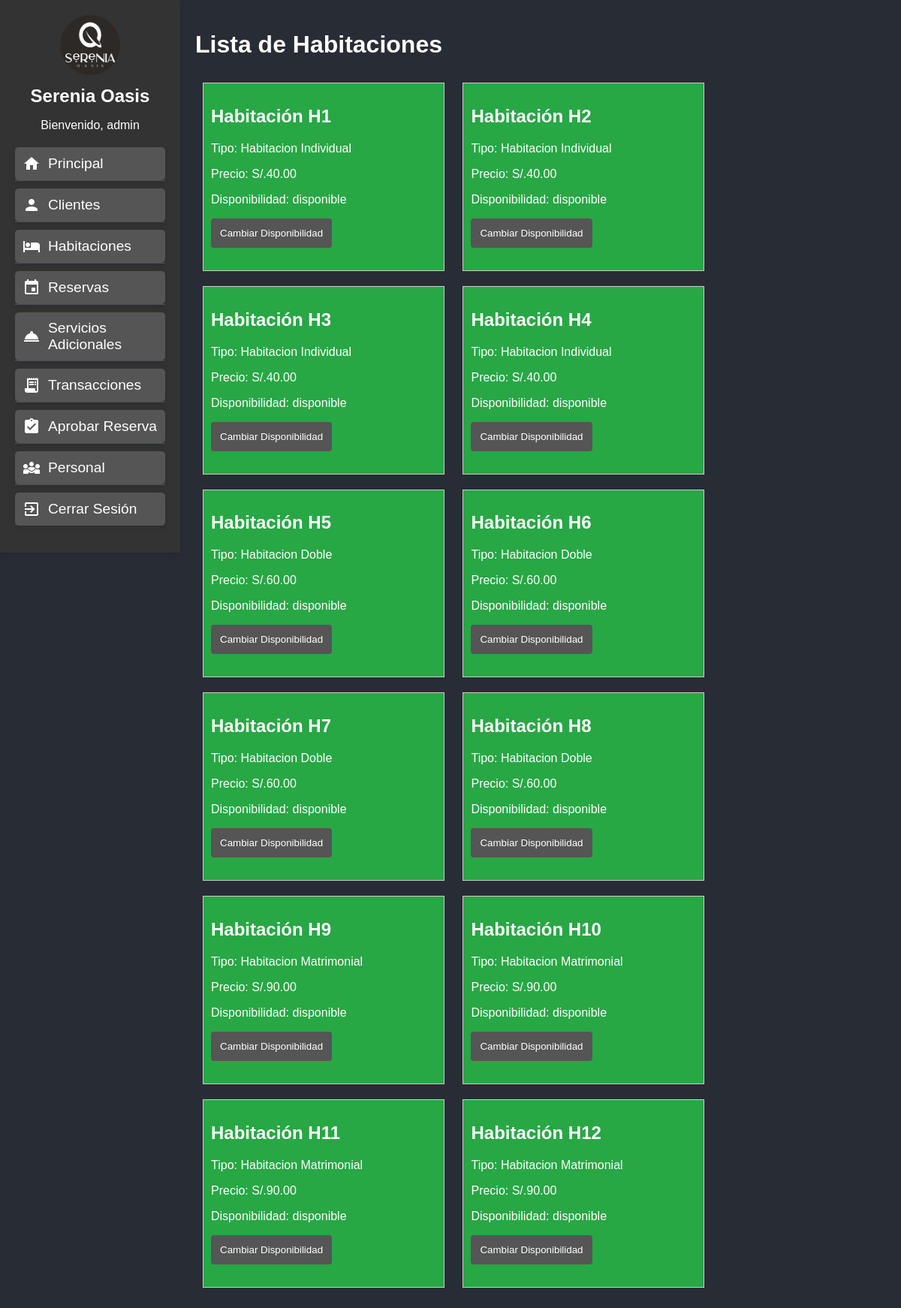
The app's page /indexHotel.php?page=habitacion (signed in) with its own data.
### tables this page shows
CREATE TABLE `habitaciones` (
  `habitaciones_id` int(11) NOT NULL,
  `numero_habitacion` varchar(50) DEFAULT NULL,
  `tipo_habitacion_id` int(11) DEFAULT NULL,
  `disponibilidad` varchar(50) DEFAULT NULL
);

CREATE TABLE `tipohabitacion` (
  `tipo_habitacion_id` int(11) NOT NULL,
  `nombre` varchar(255) DEFAULT NULL,
  `descripcion` varchar(255) DEFAULT NULL,
  `precio` decimal(10,2) DEFAULT NULL
);

### ControlHotel.php (called while the page is built, shortened)
<?php
require_once("cliente/modeloClientes.php");
require_once("personal/modeloPersonal.php");
require_once("habitacion/modeloHabitacion.php");
require_once("reserva/modeloReserva.php");
require_once("serviciosAdicionales/modeloServiciosAdicionales.php");
require_once("detalle/modeloDetalle.php");
class ClaseHotel{
    function __construct($db){
        $this->cn=mysqli_connect("localhost:3306","root","",$db);
        $this->clientes=new ClaseClientes($this->cn);
        $this->clientes->iniciarClientes();
        $this->personal=new ClasePersonal($this->cn);
        $this->personal->iniciarPersonal();
        $this->habitacion=new ClaseHabitacion($this->cn);
        $this->habitacion->iniciarHabitaciones();
        $this->reserva=new ClaseReserva($this->cn);
        $this->reserva->iniciarReserva();
        $this->serviciosAdicionales=new ClaseServicioAdicional($this->cn);
        $this->serviciosAdicionales->iniciarServiciosAdicionales();
        $this->detalleTransaccion=new ClaseDetalleTransaccion($this->cn);
        $this->detalleTransaccion->iniciarDetalleTransaccion();
    }
}
?>

### cliente/modeloClientes.php (called while the page is built, shortened)
<?php
class ClaseClientes {
    public $cn;
    function __construct($xcn) {
        $this->cn = $xcn;
    }
    function iniciarClientes() {
        $consulta = "SELECT * FROM clientes";
        $rs = mysqli_query($this->cn, $consulta);
    }
}
?>

### personal/modeloPersonal.php (called while the page is built, shortened)
<?php
class ClasePersonal {
    public $cn;
    function __construct($xcn) {
        $this->cn = $xcn;
    }
    function iniciarPersonal() {
        $consulta = "SELECT * FROM personal";
        $rs = mysqli_query($this->cn, $consulta);
        while ($registro = mysqli_fetch_array($rs)) {
            $this->personal_id = $registro[0];
            $this->nombres = $registro[1];
            $this->apellidos = $registro[2];
            $this->dni = $registro[3];
            $this->correo = $registro[4];
            $this->rol = $registro[5];
            $this->horario_trabajo = $registro[6];
            $this->contraseña = $registro[7];
        }
    }
}
?>

### habitacion/modeloHabitacion.php (called while the page is built)
<?php
class ClaseHabitacion {
    private $conexion;
    public function __construct($conexion) {
        $this->conexion = $conexion;
    }
    public function iniciarHabitaciones() {
        $query = "SELECT h.*, th.nombre as nombre_tipo, th.precio as precio_tipo
        FROM habitaciones h LEFT JOIN tipohabitacion th
        ON h.tipo_habitacion_id = th.tipo_habitacion_id;";
        $resultado = mysqli_query($this->conexion, $query);
        $habitaciones = array();
        while ($fila = mysqli_fetch_assoc($resultado)) {
            $habitaciones[] = $fila;
        }
        return $habitaciones;
    }
}
?>

### reserva/modeloReserva.php (called while the page is built, shortened)
<?php
class ClaseReserva
{
    public $cn;
    function __construct($xcn) {
        $this->cn = $xcn;
    }
    public function iniciarReserva() {
        $query = "SELECT r.reservas_id, r.fecha, c.nombres as nombre_cliente, c.apellidos as apellidos_cliente, h.numero_habitacion, p.nombres as nombre_personal, p.apellidos as apellidos_personal
                FROM reservas r
                LEFT JOIN clientes c ON r.clientes_id = c.clientes_id
                LEFT JOIN habitaciones h ON r.habitaciones_id = h.habitaciones_id
                LEFT JOIN personal p ON r.personal_id = p.personal_id";
        $resultado = mysqli_query($this->cn, $query);
        $reservas = array();
        return $reservas;
    }
}
?>

### serviciosAdicionales/modeloServiciosAdicionales.php (called while the page is built, shortened)
<?php
class ClaseServicioAdicional
{
    public $cn;
    function __construct($xcn)
    {
        $this->cn = $xcn;
    }
    public function iniciarServiciosAdicionales()
    {
        $query = "SELECT sa.servicios_adicionales_id, ts.nombre as tipo_servicio, sa.cantidad, p.nombres as nombre_personal, p.apellidos as apellidos_personal
                FROM serviciosadicionales sa
                LEFT JOIN tiposervicio ts ON sa.tipo_servicio_id = ts.tipo_servicio_id
                LEFT JOIN personal p ON sa.personal_id = p.personal_id";
        $resultado = mysqli_query($this->cn, $query);
        $serviciosAdicionales = array();
        return $serviciosAdicionales;
    }
}
?>

### detalle/modeloDetalle.php (called while the page is built, shortened)
<?php
class ClaseDetalleTransaccion
{
    public $cn;
    function __construct($xcn)
    {
        $this->cn = $xcn;
    }
    public function iniciarDetalleTransaccion()
    {
        $query = "SELECT dt.detalle_id, dt.reservas_id, dt.servicios_adicionales_id, dt.total, dt.fecha, dt.metodo_de_pago,
                r.fecha as fecha_reserva, c.nombres as nombre_cliente, c.apellidos as apellidos_cliente
                FROM detallestransaccion dt
                LEFT JOIN reservas r ON dt.reservas_id = r.reservas_id
                LEFT JOIN clientes c ON r.clientes_id = c.clientes_id";
        $resultado = mysqli_query($this->cn, $query);
        $detallesTransaccion = array();
        return $detallesTransaccion;
    }
}
?>

### habitacion/vistaHabitacion.php (the view, shortened to what this page needs)
<!DOCTYPE html>
<html lang="es">
<head>
    <link rel="stylesheet" type="text/css" href="css/stylesClientes.css">
</head>
<body>
    <h1>Lista de Habitaciones</h1>
    <?php
    require_once("ControlHotel.php");
    $controlHotel = new ClaseHotel("bd_hotel");
    $habitaciones = $controlHotel->habitacion->iniciarHabitaciones();
    ?>
    <?php foreach ($habitaciones as $habitacion) : ?>
        <div class="habitacion-card" style="
            <?php
                echo ($habitacion['disponibilidad'] == 'disponible') ? 'background-color: #28a745;' : 'background-color: #dc3545;';
            ?>
        ">
            <h2>Habitación <?php echo $habitacion['numero_habitacion']; ?></h2>
            <p>Tipo: <?php echo $habitacion['nombre_tipo']; ?></p>
            <p>Precio: S/.<?php echo $habitacion['precio_tipo']; ?></p>
            <p>Disponibilidad: <?php echo $habitacion['disponibilidad']; ?></p>
            <form action="indexHotel.php?page=habitacion" method="post" class="form-cambiar-disponibilidad">
                <button type="button" onclick="confirmarCambioDisponibilidad(this)">Cambiar Disponibilidad</button>
            </form>
        </div>
    <?php endforeach; ?>
</body>
</html>

### css/stylesIndex.css (style rules this page uses)
body { margin: 0; font-family: Arial, sans-serif; display: flex; height: 100vh; background-color: #282c35; }
h1 { color: #fff; }

### css/stylesClientes.css (style rules this page uses)
form button { background-color: #555; color: #fff; padding: 12px; border: none; cursor: pointer; border-radius: 4px; display: inline-block; transition: background-color 0.3s ease-in-out; }
body { font-family: 'Arial', sans-serif; background-color: #282c35; color: #fff; }
h1, h2, label, input, button, li { color: #fff; }
form { margin-bottom: 20px; }
button { background-color: #555; color: #fff; padding: 12px; border: none; cursor: pointer; border-radius: 4px; }
.habitacion-card { border: 1px solid #ccc; padding: 10px; margin: 10px; width: 300px; display: inline-block; }

### records on screen
habitaciones: numero_habitacion "H1", tipo_habitacion.nombre "Habitacion Individual", tipo_habitacion.precio "40.00", disponibilidad "disponible"
habitaciones: numero_habitacion "H2", tipo_habitacion.nombre "Habitacion Individual", tipo_habitacion.precio "40.00", disponibilidad "disponible"
habitaciones: numero_habitacion "H3", tipo_habitacion.nombre "Habitacion Individual", tipo_habitacion.precio "40.00", disponibilidad "disponible"
habitaciones: numero_habitacion "H4", tipo_habitacion.nombre "Habitacion Individual", tipo_habitacion.precio "40.00", disponibilidad "disponible"
habitaciones: numero_habitacion "H5", tipo_habitacion.nombre "Habitacion Doble", tipo_habitacion.precio "60.00", disponibilidad "disponible"
habitaciones: numero_habitacion "H6", tipo_habitacion.nombre "Habitacion Doble", tipo_habitacion.precio "60.00", disponibilidad "disponible"
habitaciones: numero_habitacion "H7", tipo_habitacion.nombre "Habitacion Doble", tipo_habitacion.precio "60.00", disponibilidad "disponible"
habitaciones: numero_habitacion "H8", tipo_habitacion.nombre "Habitacion Doble", tipo_habitacion.precio "60.00", disponibilidad "disponible"
habitaciones: numero_habitacion "H9", tipo_habitacion.nombre "Habitacion Matrimonial", tipo_habitacion.precio "90.00", disponibilidad "disponible"
habitaciones: numero_habitacion "H10", tipo_habitacion.nombre "Habitacion Matrimonial", tipo_habitacion.precio "90.00", disponibilidad "disponible"
habitaciones: numero_habitacion "H11", tipo_habitacion.nombre "Habitacion Matrimonial", tipo_habitacion.precio "90.00", disponibilidad "disponible"
habitaciones: numero_habitacion "H12", tipo_habitacion.nombre "Habitacion Matrimonial", tipo_habitacion.precio "90.00", disponibilidad "disponible"

### other values on screen
$_SESSION['nombre_usuario'] "admin"
